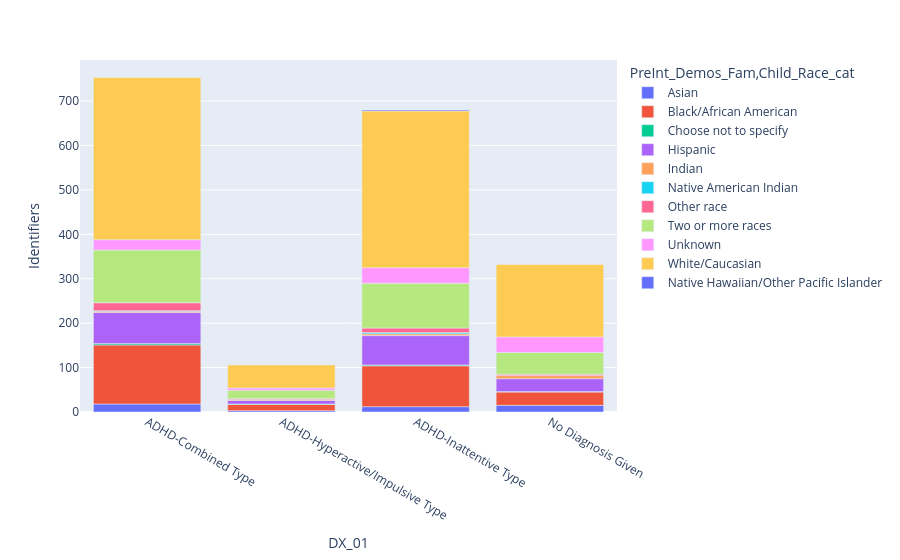

Notebook code cell kept with this figure:
### Markdown cell above
### What is the race breakdown of children with adhd?

### Code cell
demographics = dx.groupby(['DX_01', 'PreInt_Demos_Fam,Child_Race_cat']
                          ).agg({'Identifiers': 'count',
                                }).reset_index()

fig = px.bar(demographics, x="DX_01", y="Identifiers", color="PreInt_Demos_Fam,Child_Race_cat")
fig.show()

### Figure 1 — Plotly figure (JSON) as saved in the notebook; plotly's stock layout.template omitted (floating-point values rounded to 4 significant figures)
{"data": [{"alignmentgroup": "True", "hovertemplate": "PreInt_Demos_Fam,Child_Race_cat=Asian<br>DX_01=%{x}<br>Identifiers=%{y}<extra></extra>", "legendgroup": "Asian", "marker": {"color": "#636efa", "pattern": {"shape": ""}}, "name": "Asian", "offsetgroup": "Asian", "orientation": "v", "showlegend": true, "textposition": "auto", "type": "bar", "x": ["ADHD-Combined Type", "ADHD-Hyperactive/Impulsive Type", "ADHD-Inattentive Type", "No Diagnosis Given"], "xaxis": "x", "y": [18, 3, 12, 15], "yaxis": "y"}, {"alignmentgroup": "True", "hovertemplate": "PreInt_Demos_Fam,Child_Race_cat=Black/African American<br>DX_01=%{x}<br>Identifiers=%{y}<extra></extra>", "legendgroup": "Black/African American", "marker": {"color": "#EF553B", "pattern": {"shape": ""}}, "name": "Black/African American", "offsetgroup": "Black/African American", "orientation": "v", "showlegend": true, "textposition": "auto", "type": "bar", "x": ["ADHD-Combined Type", "ADHD-Hyperactive/Impulsive Type", "ADHD-Inattentive Type", "No Diagnosis Given"], "xaxis": "x", "y": [133, 14, 92, 30], "yaxis": "y"}, {"alignmentgroup": "True", "hovertemplate": "PreInt_Demos_Fam,Child_Race_cat=Choose not to specify<br>DX_01=%{x}<br>Identifiers=%{y}<extra></extra>", "legendgroup": "Choose not to specify", "marker": {"color": "#00cc96", "pattern": {"shape": ""}}, "name": "Choose not to specify", "offsetgroup": "Choose not to specify", "orientation": "v", "showlegend": true, "textposition": "auto", "type": "bar", "x": ["ADHD-Combined Type", "ADHD-Hyperactive/Impulsive Type", "ADHD-Inattentive Type", "No Diagnosis Given"], "xaxis": "x", "y": [3, 1, 2, 1], "yaxis": "y"}, {"alignmentgroup": "True", "hovertemplate": "PreInt_Demos_Fam,Child_Race_cat=Hispanic<br>DX_01=%{x}<br>Identifiers=%{y}<extra></extra>", "legendgroup": "Hispanic", "marker": {"color": "#ab63fa", "pattern": {"shape": ""}}, "name": "Hispanic", "offsetgroup": "Hispanic", "orientation": "v", "showlegend": true, "textposition": "auto", "type": "bar", "x": ["ADHD-Combined Type", "ADHD-Hyperactive/Impulsive Type", "ADHD-Inattentive Type", "No Diagnosis Given"], "xaxis": "x", "y": [70, 8, 66, 29], "yaxis": "y"}, {"alignmentgroup": "True", "hovertemplate": "PreInt_Demos_Fam,Child_Race_cat=Indian<br>DX_01=%{x}<br>Identifiers=%{y}<extra></extra>", "legendgroup": "Indian", "marker": {"color": "#FFA15A", "pattern": {"shape": ""}}, "name": "Indian", "offsetgroup": "Indian", "orientation": "v", "showlegend": true, "textposition": "auto", "type": "bar", "x": ["ADHD-Combined Type", "ADHD-Hyperactive/Impulsive Type", "ADHD-Inattentive Type", "No Diagnosis Given"], "xaxis": "x", "y": [3, 2, 4, 7], "yaxis": "y"}, {"alignmentgroup": "True", "hovertemplate": "PreInt_Demos_Fam,Child_Race_cat=Native American Indian<br>DX_01=%{x}<br>Identifiers=%{y}<extra></extra>", "legendgroup": "Native American Indian", "marker": {"color": "#19d3f3", "pattern": {"shape": ""}}, "name": "Native American Indian", "offsetgroup": "Native American Indian", "orientation": "v", "showlegend": true, "textposition": "auto", "type": "bar", "x": ["ADHD-Combined Type", "ADHD-Inattentive Type"], "xaxis": "x", "y": [1, 3], "yaxis": "y"}, {"alignmentgroup": "True", "hovertemplate": "PreInt_Demos_Fam,Child_Race_cat=Other race<br>DX_01=%{x}<br>Identifiers=%{y}<extra></extra>", "legendgroup": "Other race", "marker": {"color": "#FF6692", "pattern": {"shape": ""}}, "name": "Other race", "offsetgroup": "Other race", "orientation": "v", "showlegend": true, "textposition": "auto", "type": "bar", "x": ["ADHD-Combined Type", "ADHD-Hyperactive/Impulsive Type", "ADHD-Inattentive Type", "No Diagnosis Given"], "xaxis": "x", "y": [18, 2, 10, 3], "yaxis": "y"}, {"alignmentgroup": "True", "hovertemplate": "PreInt_Demos_Fam,Child_Race_cat=Two or more races<br>DX_01=%{x}<br>Identifiers=%{y}<extra></extra>", "legendgroup": "Two or more races", "marker": {"color": "#B6E880", "pattern": {"shape": ""}}, "name": "Two or more races", "offsetgroup": "Two or more races", "orientation": "v", "showlegend": true, "textposition": "auto", "type": "bar", "x": ["ADHD-Combined Type", "ADHD-Hyperactive/Impulsive Type", "ADHD-Inattentive Type", "No Diagnosis Given"], "xaxis": "x", "y": [119, 19, 101, 49], "yaxis": "y"}, {"alignmentgroup": "True", "hovertemplate": "PreInt_Demos_Fam,Child_Race_cat=Unknown<br>DX_01=%{x}<br>Identifiers=%{y}<extra></extra>", "legendgroup": "Unknown", "marker": {"color": "#FF97FF", "pattern": {"shape": ""}}, "name": "Unknown", "offsetgroup": "Unknown", "orientation": "v", "showlegend": true, "textposition": "auto", "type": "bar", "x": ["ADHD-Combined Type", "ADHD-Hyperactive/Impulsive Type", "ADHD-Inattentive Type", "No Diagnosis Given"], "xaxis": "x", "y": [23, 5, 35, 35], "yaxis": "y"}, {"alignmentgroup": "True", "hovertemplate": "PreInt_Demos_Fam,Child_Race_cat=White/Caucasian<br>DX_01=%{x}<br>Identifiers=%{y}<extra></extra>", "legendgroup": "White/Caucasian", "marker": {"color": "#FECB52", "pattern": {"shape": ""}}, "name": "White/Caucasian", "offsetgroup": "White/Caucasian", "orientation": "v", "showlegend": true, "textposition": "auto", "type": "bar", "x": ["ADHD-Combined Type", "ADHD-Hyperactive/Impulsive Type", "ADHD-Inattentive Type", "No Diagnosis Given"], "xaxis": "x", "y": [365, 52, 353, 163], "yaxis": "y"}, {"alignmentgroup": "True", "hovertemplate": "PreInt_Demos_Fam,Child_Race_cat=Native Hawaiian/Other Pacific Islander<br>DX_01=%{x}<br>Identifiers=%{y}<extra></extra>", "legendgroup": "Native Hawaiian/Other Pacific Islander", "marker": {"color": "#636efa", "pattern": {"shape": ""}}, "name": "Native Hawaiian/Other Pacific Islander", "offsetgroup": "Native Hawaiian/Other Pacific Islander", "orientation": "v", "showlegend": true, "textposition": "auto", "type": "bar", "x": ["ADHD-Inattentive Type"], "xaxis": "x", "y": [2], "yaxis": "y"}], "layout": {"barmode": "relative", "legend": {"title": {"text": "PreInt_Demos_Fam,Child_Race_cat"}, "tracegroupgap": 0}, "margin": {"t": 60}, "xaxis": {"anchor": "y", "domain": [0, 1], "title": {"text": "DX_01"}}, "yaxis": {"anchor": "x", "domain": [0, 1], "title": {"text": "Identifiers"}}}}
